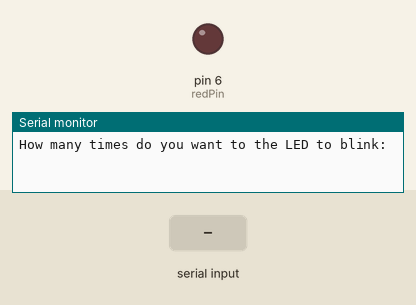
A sketch run on a simulated Arduino Uno, built with avr-gcc and run on an emulated ATmega328P. On the bench: output pins drawn as LEDs (lit = HIGH), the last lines printed to the serial monitor. Dashed ring = blinking. The test bench sets the inputs (shaded band).

Above: at 1.2 s.
1.3 s: "90,45\n" received over Serial
At 1.45 s:
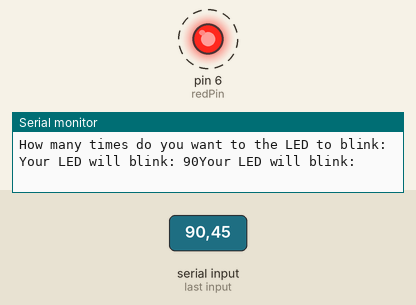
Timing chart, 0 to 10.3 s (numbered marks = the images above; inputs shaded):
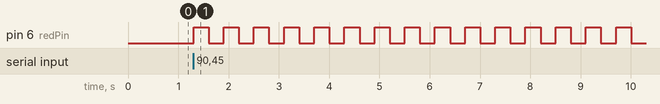

Measured:
- after the input at 1.3 s, pin 6 (redPin): alternates HIGH for 0.30 s and LOW for 0.30 s, starting at once

The sketch:

Reading_from_serial_monitor.ino
```cpp
int myNumber;
int redPin = 6;
int delayT = 300;
String msg = "How many times do you want to the LED to blink: ";
String msg1 = "Your LED will blink: ";
String msg2 = "times.";
void setup() {
  // put your setup code here, to run once:
Serial.begin(9600);
pinMode(redPin,OUTPUT);
}

void loop() {
  // put your main code here, to run repeatedly:
Serial.println(msg);
while(Serial.available()==0){

}
myNumber = Serial.parseInt();
Serial.print(msg1);
Serial.print(myNumber);
Serial.println(msg1);

for(int j=0; j<myNumber; j++){
  digitalWrite(redPin,HIGH);
  delay(delayT);
  digitalWrite(redPin,LOW);
  delay(delayT);
}
}
```
